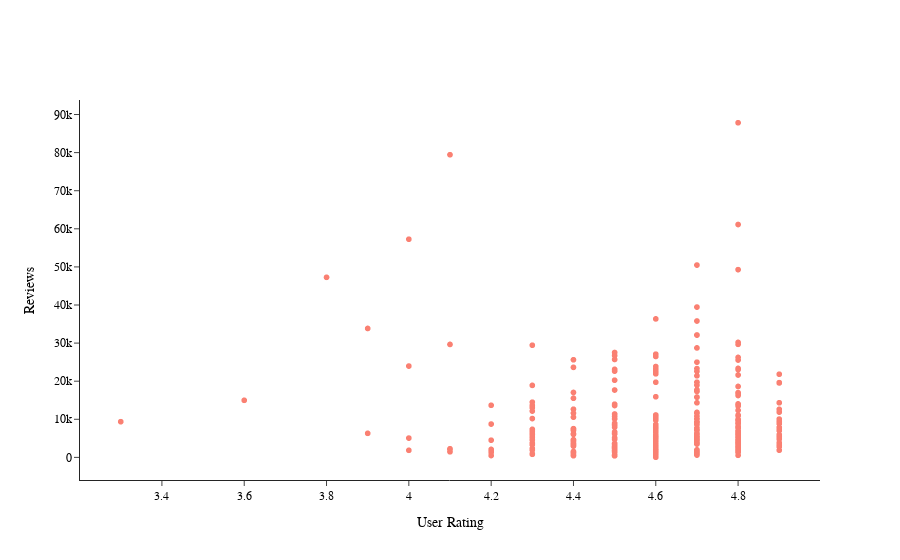
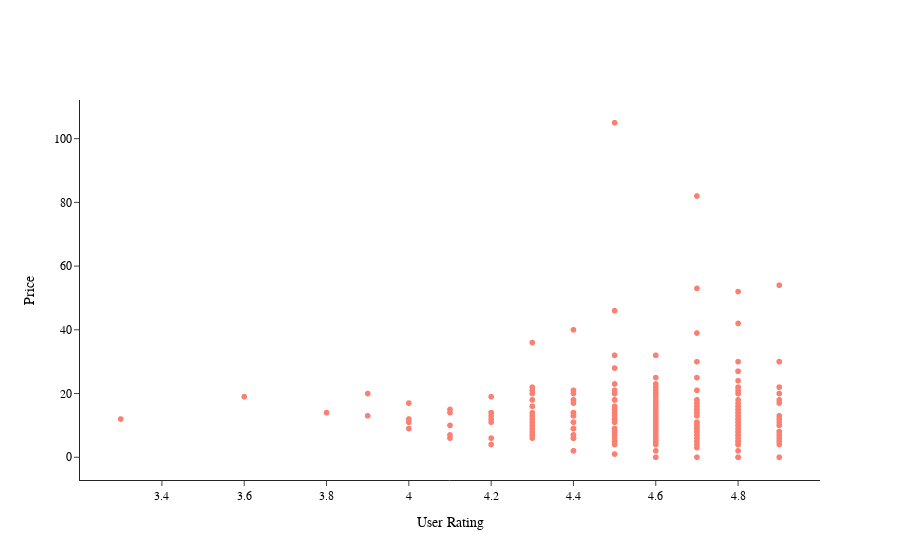

Notebook source saved alongside these figures, in order:
### Code cell
# Let's set the visualization parameters
fig_7 = make_subplots(rows=1, cols=1, specs=[[{'type': 'xy'}]])

# Setting Scatter parameters
fig_7.add_trace(go.Scattergl(x=bestsellers['User Rating'],
                             y=bestsellers['Reviews'],
                             mode='markers',
                             marker_color='salmon'))

# Setting the parameters of the Scatter when displaying
fig_7.update_layout(template='simple_white',
                    showlegend=False, 
                    xaxis = {'title':'User Rating'}, 
                    yaxis = {'title':'Reviews'},
                    font=dict(family='Arial', 
                              size=12, 
                              color='black'))

# Displaying the Scatter
fig_7.show()

# Let's set the visualization parameters
fig_8 = make_subplots(rows=1, cols=1, specs=[[{'type': 'xy'}]])

# Setting Scatter parameters
fig_8.add_trace(go.Scattergl(x=bestsellers['User Rating'],
                             y=bestsellers['Price'],
                             mode='markers',
                             marker_color='salmon'))

# Setting the parameters of the Scatter when displaying
fig_8.update_layout(template='simple_white',
                    showlegend=False,
                    xaxis = {'title':'User Rating'}, 
                    yaxis = {'title':'Price'},
                    font=dict(family='Arial', 
                              size=12, 
                              color='black'))

# Displaying the Scatter
fig_8.show()

# Let's set the visualization parameters
fig_9 = make_subplots(rows=1, cols=1, specs=[[{'type': 'xy'}]])

# Setting Scatter parameters
fig_9.add_trace(go.Scattergl(x=bestsellers['Price'],
                             y=bestsellers['Reviews'],
                             mode='markers',
                             marker_color='salmon'))

# Setting the parameters of the Scatter when displaying
fig_9.update_layout(template='simple_white',
                    showlegend=False, 
                    xaxis = {'title':'Price'}, 
                    yaxis = {'title':'Reviews'},
                    font=dict(family='Arial', size=12, color='black'))

# Displaying the Scatter
fig_9.show()

### Figure 1 — Plotly figure (JSON) as saved in the notebook; plotly's stock layout.template omitted (floating-point values rounded to 4 significant figures; data arrays with more than 128 entries replaced by an {"elided": "..."} marker saying what was removed)
{"data": [{"marker": {"color": "salmon"}, "mode": "markers", "type": "scattergl", "x": {"elided": "350 float values"}, "y": {"elided": "350 int values"}}], "layout": {"font": {"color": "black", "family": "Arial", "size": 12}, "showlegend": false, "xaxis": {"anchor": "y", "domain": [0, 1], "title": {"text": "User Rating"}, "type": "linear", "range": [3.203, 4.997], "autorange": true}, "yaxis": {"anchor": "x", "domain": [0, 1], "title": {"text": "Reviews"}, "type": "linear", "range": [-6395.0, 94270.0], "autorange": true}, "autosize": true}}

### Figure 2 — Plotly figure (JSON) as saved in the notebook; plotly's stock layout.template omitted (floating-point values rounded to 4 significant figures; data arrays with more than 128 entries replaced by an {"elided": "..."} marker saying what was removed)
{"data": [{"marker": {"color": "salmon"}, "mode": "markers", "type": "scattergl", "x": {"elided": "350 float values"}, "y": {"elided": "350 int values"}}], "layout": {"font": {"color": "black", "family": "Arial", "size": 12}, "showlegend": false, "xaxis": {"anchor": "y", "domain": [0, 1], "title": {"text": "User Rating"}, "type": "linear", "range": [3.203, 4.997], "autorange": true}, "yaxis": {"anchor": "x", "domain": [0, 1], "title": {"text": "Price"}, "type": "linear", "range": [-7.691, 112.7], "autorange": true}, "autosize": true}}
